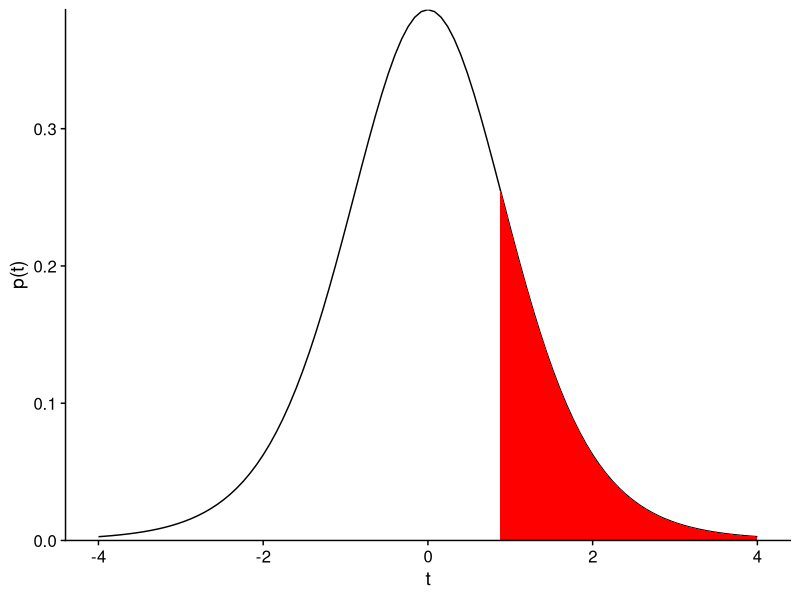
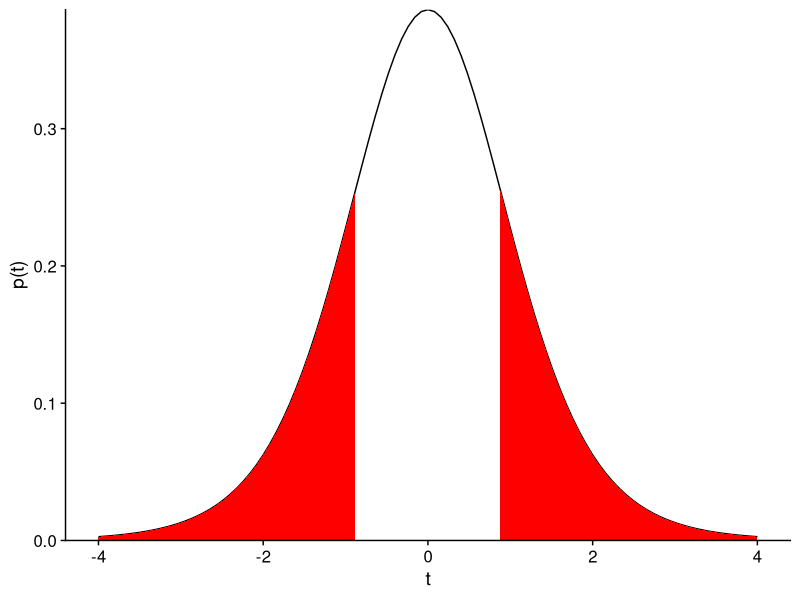
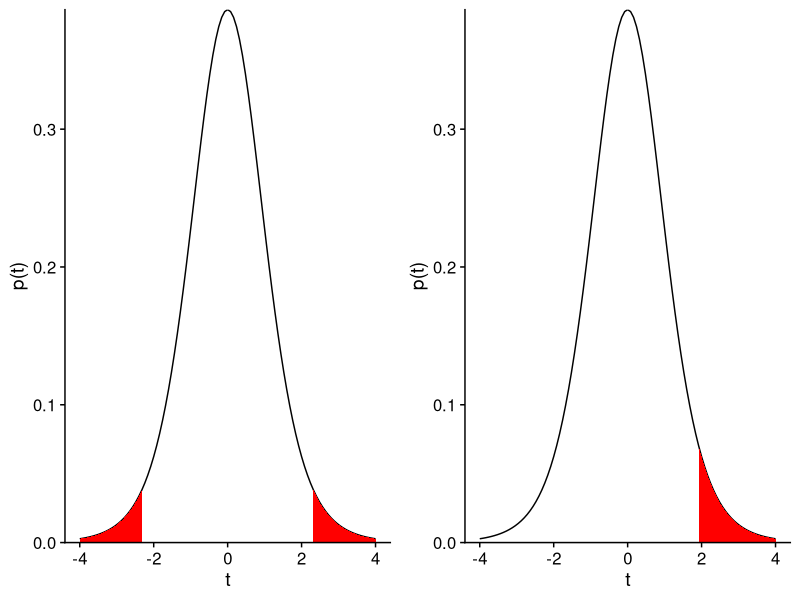
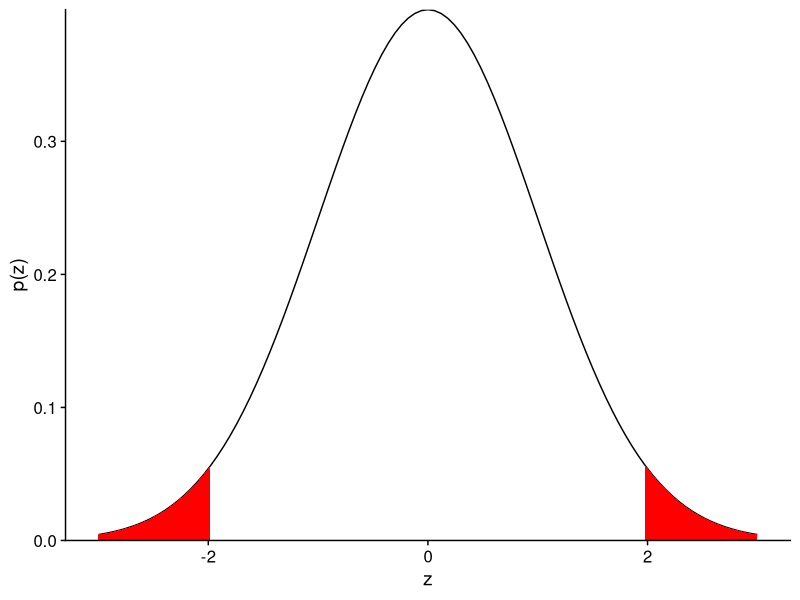
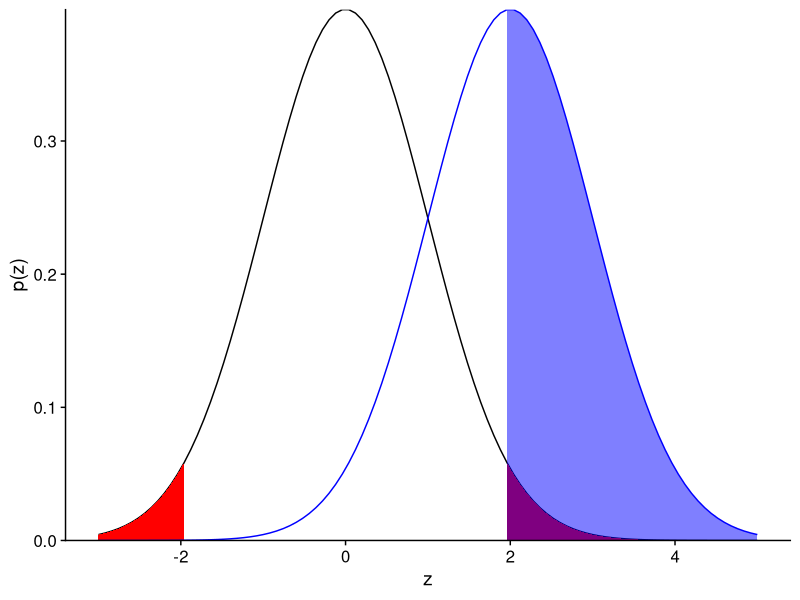
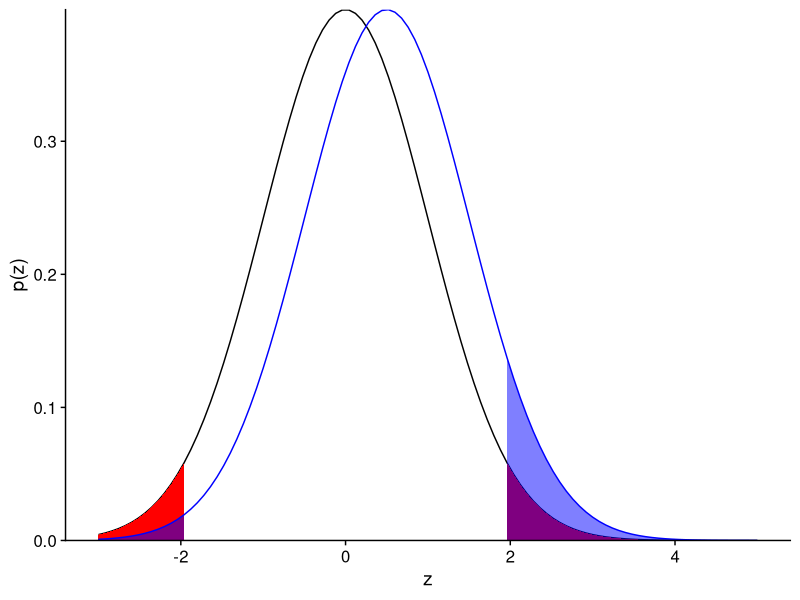
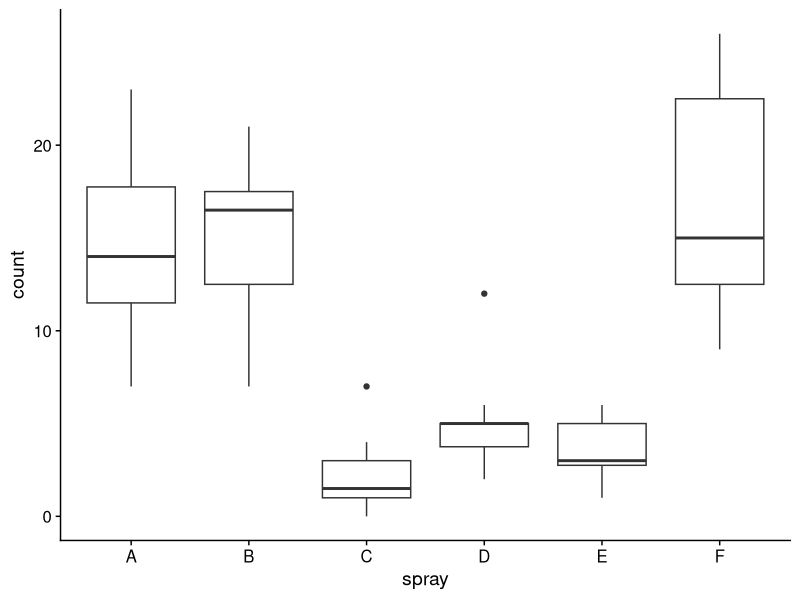
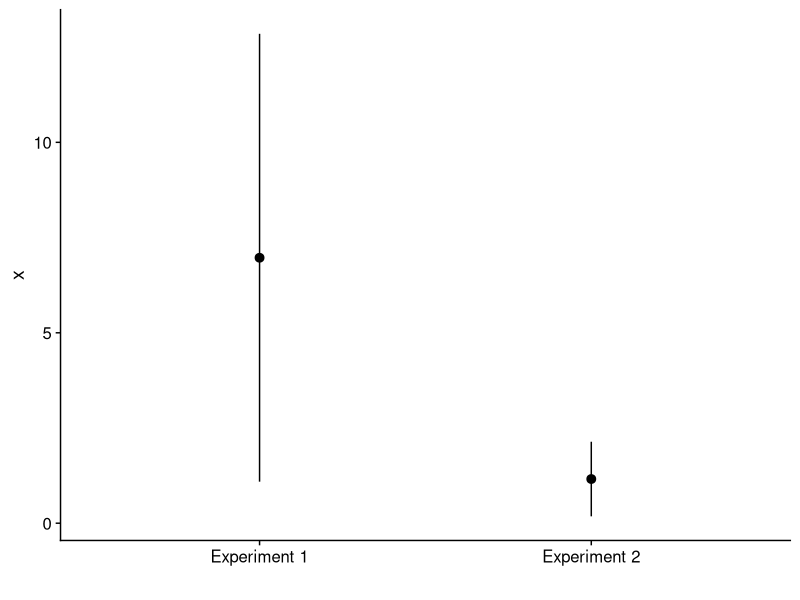

Source code (R) for these figures, in order: (Note: this script raises an error after producing the figures.)
## ---- chunk 1
knitr::opts_chunk$set(echo = TRUE)
library(tidyverse)
library(cowplot)
theme_set(theme_cowplot())
set.seed(7102)
## ---- chunk 2
humidite <- c(47, 50, 48, 50, 54, 49, 56, 52, 51)
humid_moy <- mean(humidite)
humid_et <- sd(humidite) / sqrt(length(humidite))
paste("Mean of", round(humid_moy, 2), "and standard error of", round(humid_et, 2))
## ---- chunk 3
humid_t <- (humid_moy - 50) / humid_et
humid_t
## ---- chunk 4
1 - pt(humid_t, df = 8)
## ---- chunk 5
ggplot(NULL) + xlim(-4, 4) +
    labs(x = "t", y = "p(t)") +
    stat_function(fun = function(x) dt(x, df = 8)) +
    stat_function(fun = function(x) ifelse(x > humid_t, dt(x, df = 8), NA), geom = "area", fill = "red") +
    scale_y_continuous(expand = c(0, 0))
## ---- chunk 6
ggplot(NULL) + xlim(-4, 4) +
    labs(x = "t", y = "p(t)") +
    stat_function(fun = function(x) dt(x, df = 8)) +
    stat_function(fun = function(x) ifelse(abs(x) > humid_t, dt(x, df = 8), NA), geom = "area", fill = "red") +
    scale_y_continuous(expand = c(0, 0))
## ---- chunk 7
p1 <- ggplot(NULL) + xlim(-4, 4) +
    labs(x = "t", y = "p(t)") +
    stat_function(fun = function(x) dt(x, df = 8)) +
    stat_function(fun = function(x) ifelse(abs(x) > qt(0.975, df = 8), dt(x, df = 8), NA), 
                  geom = "area", fill = "red") +
    scale_y_continuous(expand = c(0, 0))

p2 <- ggplot(NULL) + xlim(-4, 4) +
    labs(x = "t", y = "p(t)") +
    stat_function(fun = function(x) dt(x, df = 8)) +
    stat_function(fun = function(x) ifelse(x > qt(0.95, df = 8), dt(x, df = 8), NA), 
                  geom = "area", fill = "red") +
    scale_y_continuous(expand = c(0, 0))

plot_grid(p1, p2, nrow = 1)
## ---- chunk 8
ggplot(NULL) + xlim(-3, 3) +
    labs(x = "z", y = "p(z)") +
    stat_function(fun = dnorm) +
    stat_function(fun = function(x) ifelse(abs(x) > qnorm(0.975), dnorm(x), NA),
                  geom = "area", fill = "red") +
    scale_y_continuous(expand = c(0, 0))
## ---- chunk 9
qnorm(0.975)
## ---- chunk 10
ggplot(NULL) + xlim(-3, 5) +
    labs(x = "z", y = "p(z)") +
    stat_function(fun = dnorm) +
    stat_function(fun = function(x) ifelse(abs(x) > qnorm(0.975), dnorm(x), NA),
                  geom = "area", fill = "red") +
    stat_function(fun = function(x) dnorm(x, mean = 2), color = "blue") +
    stat_function(fun = function(x) ifelse(abs(x) > qnorm(0.975), dnorm(x, mean = 2), NA),
                  geom = "area", fill = "blue", alpha = 0.5) +
    scale_y_continuous(expand = c(0, 0))
## ---- chunk 11
1 - pnorm(qnorm(0.975), mean = 2)
## ---- chunk 12
ggplot(NULL) + xlim(-3, 5) +
    labs(x = "z", y = "p(z)") +
    stat_function(fun = dnorm) +
    stat_function(fun = function(x) ifelse(abs(x) > qnorm(0.975), dnorm(x), NA),
                  geom = "area", fill = "red") +
    stat_function(fun = function(x) dnorm(x, mean = 0.5), color = "blue") +
    stat_function(fun = function(x) ifelse(abs(x) > qnorm(0.975), dnorm(x, mean = 0.5), NA),
                  geom = "area", fill = "blue", alpha = 0.5) +
    scale_y_continuous(expand = c(0, 0))
## ---- chunk 13
humidite <- c(47, 50, 48, 50, 54, 49, 56, 52, 51)
t.test(humidite, mu = 50)
## ---- chunk 14
ggplot(InsectSprays, aes(x = spray, y = count)) + 
    geom_boxplot()
## ---- chunk 15
library(dplyr)
insectesAB <- filter(InsectSprays, spray %in% c("A", "B"))
t.test(count ~ spray, data = insectesAB)
## ---- chunk 16
t.test(count ~ spray, data = insectesAB, var.equal = TRUE)
## ---- chunk 17
t.test(count ~ spray, data = insectesAB, alternative = "greater")
## ---- chunk 18
humi <- data.frame(
    point = 1:9,
    mesureA = c(50.0, 51.1, 48.0, 50.0, 51.1, 55.7, 54.3, 46.0, 50.7),
    mesureB = c(49.6, 52.2, 48.3, 50.2, 52.0, 56.1, 54.5, 46.8, 51.7)
)
humi
## ---- chunk 19
t.test(humi$mesureA, humi$mesureB, paired = TRUE)
## ---- chunk 20
humi <- mutate(humi, diff = mesureA - mesureB)
t.test(humi$diff)
## ---- chunk 21
t.test(humi$mesureA, humi$mesureB)
## ---- chunk 22
df <- data.frame(x = c("Experiment 1", "Experiment 2"), y = c(6.97, 1.16), 
                 ymin = c(6.97-5.88, 1.16-0.98),
                 ymax = c(6.97+5.88, 1.16+0.98))
ggplot(df, aes(x = x, y = y, ymin = ymin, ymax = ymax)) +
    labs(x = "", y = "x") +
    geom_pointrange()
## ---- chunk 23
df <- data.frame(x = c("Experiment 1", "Experiment 2"), y = c(5, 5), 
                 ymin = c(3, 3),
                 ymax = c(7, 7))
df2 <- data.frame(x = c(rep("Experiment 1", 10), rep("Experiment 2", 40)), 
                  y = c(rnorm(10, 5, 1), rnorm(40, 5, 2)))
ggplot(df2) +
    labs(x = "", y = "x") +
    geom_point(data = df2, aes(x = x, y = y), alpha = 0.5, 
               position = position_jitter(width = 0.1)) +
    geom_pointrange(data = df, aes(x = x, y = y, ymin = ymin, ymax = ymax), 
                    color = "red", position = position_nudge(x = 0.2))
## ---- chunk 24
knitr::include_graphics("../images/fb1.PNG")
knitr::include_graphics("../images/fb2.PNG")
